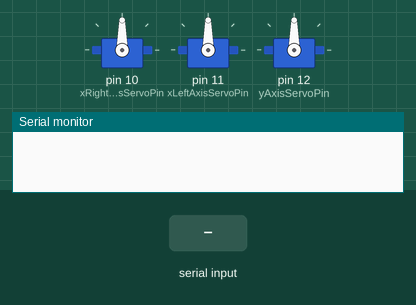
Simulated run of this sketch. Board: Arduino Uno, built with avr-gcc and run on an emulated ATmega328P. Shown: 3 × servo, the last lines printed to the serial monitor. Inputs (shaded band) come from the test bench.

Above: at 1.2 s.
1.3 s: "x.write" received over Serial
At 3.7 s:
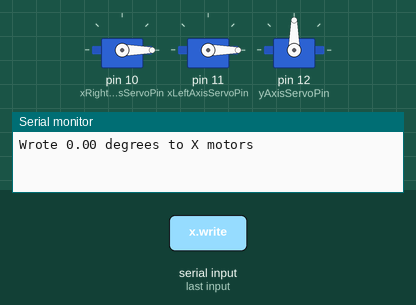
4.0 s: "checkCon 1\n" received over Serial
6.5 s: "printInfo 1\n" received over Serial
Timing chart, 0 to 9.5 s (numbered marks = the images above; inputs shaded):
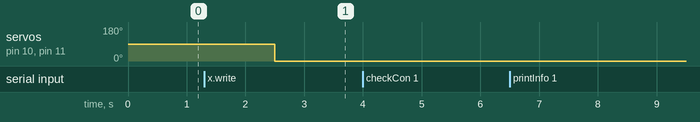

The sketch:

Tester.ino
```cpp
#include <Servo.h>

Servo xRightAxisServo;
Servo xLeftAxisServo;
Servo yAxisServo;

int xRightAxisServoPin = 10;
int xLeftAxisServoPin = 11;
int yAxisServoPin = 12;

void setup() {
  Serial.begin(9600);
  xRightAxisServo.attach(xRightAxisServoPin);
  xLeftAxisServo.attach(xLeftAxisServoPin);
  yAxisServo.attach(yAxisServoPin);
}

void loop() {
  if (Serial.available() > 0)
  {
    cmdReciever(Serial.readString());
  }
  delay(500);
}

void cmdReciever(String dirtyCmd) {
  String args[2];
  String cmd;
  if (dirtyCmd.indexOf(" ") != -1)
  {
    if (dirtyCmd.indexOf(",") != -1)
    {
      cmd = dirtyCmd.substring(0, dirtyCmd.indexOf(' '));
      args[0] = dirtyCmd.substring(dirtyCmd.indexOf(' ') + 1, dirtyCmd.indexOf(','));
      args[1] = dirtyCmd.substring(dirtyCmd.indexOf(',') + 1);
    }
    else
    {
      cmd = dirtyCmd.substring(0, dirtyCmd.indexOf(' '));
      args[0] = dirtyCmd.substring(dirtyCmd.indexOf(' ') + 1);
    }
  }
  else
  {
    cmd = dirtyCmd;
  }
  if (cmd.equals("checkCon"))
    conChecker(args[0]);
  else if (cmd.equals("printInfo"))
    adminPrintInfo();
  else if (cmd.equals("read"))
    adminRead();
  else if (cmd.equals("x.write"))
    adminWrite("x", args[0]);
  else if (cmd.equals("xR.write"))
    adminWrite("xR", args[0]);
  else if (cmd.equals("xL.write"))
    adminWrite("xL", args[0]);
  else if (cmd.equals("y.write"))
    adminWrite("y", args[0]);
}

void adminPrintInfo() {
  Serial.println("Servo motor degrees:");
  Serial.println("X axis (R) readings: " + String(xRightAxisServo.read()));
  Serial.println("X axis (L) readings: " + String(xLeftAxisServo.read()));
  Serial.println("Y axis readings: " + String(yAxisServo.read()));
}

void adminRead() {
  Serial.println("Servo motor degrees:");
  Serial.println("X axis (R) readings: " + String(xRightAxisServo.read()));
  Serial.println("X axis (L) readings: " + String(xLeftAxisServo.read()));
  Serial.println("Y axis readings: " + String(yAxisServo.read()));
}

void adminWrite(String motor, String degS) {
  float deg = degS.toFloat();
  if (motor.equals("xR"))
  {
    xRightAxisServo.write(deg);
    Serial.println("Wrote " + String(deg) + " degrees to X (R) motor");
  }
  if (motor.equals("xL"))
  {
    xLeftAxisServo.write(deg);
    Serial.println("Wrote " + String(deg) + " degrees to X (L) motor");
  }
  else if (motor.equals("y"))
  {
    yAxisServo.write(deg);
    Serial.println("Wrote " + String(deg) + " degrees to Y motor");
  }
  else if (motor.equals("x"))
  {
    xRightAxisServo.write(deg);
    xLeftAxisServo.write(deg);
    Serial.println("Wrote " + String(deg) + " degrees to X motors");
  }
}

void conChecker(String confS) {
  int conf = confS.toInt();
  Serial.println("OK " + String(conf) + " received");
}
```

Measured:
- after the input at 1.3 s, servo on pin 10 (xRightAxisServoPin), servo on pin 11 (xLeftAxisServoPin): 90° → 0° after 1.2 s
